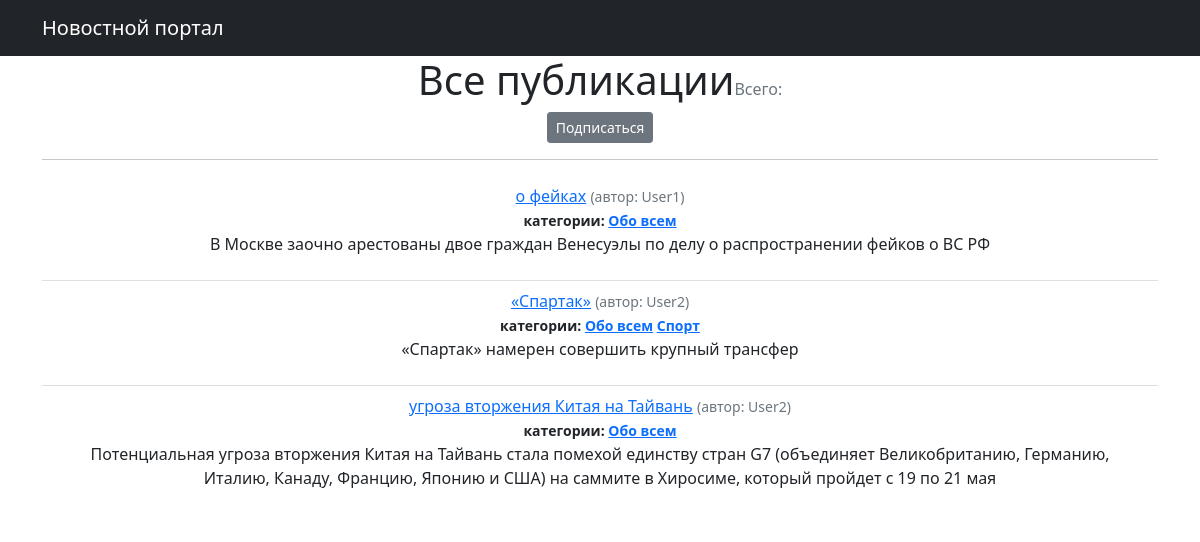
Screenshot of /news/categories/3 with the database file from the repository.
### news/models.py (models this page shows, shortened)
class Post(models.Model):
    news = 'news'
    articles = 'articles'
    CHOICES = [
        (news, 'Новости'),
        (articles, 'Статьи')]
    author = models.ForeignKey(Author, on_delete=models.PROTECT)
    title = models.CharField(max_length=100)
    text = models.TextField()
    choice = models.CharField(max_length=10, choices=CHOICES, default=articles)
    posting_time = models.DateTimeField(null=True)
    category = models.ManyToManyField(Category, through='PostCategory')
    post_rating = models.IntegerField(default=0)
    @property
    def rating_post(self):  # Определяем рейтинг  публикации
        return self.post_rating

class Author(models.Model):
    user = models.OneToOneField(User, on_delete=models.CASCADE)
    rating = models.IntegerField(default=0, blank=True)
    @property
    def rating_author(self):
        return self.rating
    def __str__(self):
        return self.user.username

class Category(models.Model):
    category_name = models.CharField(max_length=100, unique=True)  # Название -- уникально
    subscribers = models.ManyToManyField(User, related_name='categories')
    def __str__(self):
        return self.category_name

### news/views.py (the view)
# urls.py: path('categories/<int:pk>', CategoryListView.as_view(), name='category_list'),
class CategoryListView(ListView):
    model = Post
    template_name = 'category_list.html'
    context_object_name = 'category_news_list'
    def get_queryset(self):
        self.category = get_object_or_404(Category, id = self.kwargs['pk'])
        queryset = Post.objects.filter(category = self.category).order_by('-posting_time')
        return queryset
    def get_context_data(self, **kwargs):
        context = super().get_context_data(**kwargs)
        context['is_not_subscriber'] = self.request.user not in self.category.subscribers.all()
        context['category'] = self.category
        return context

### templates/category_list.html (shortened to what this page needs)
{% extends 'flatpages/default.html' %}
{% load custom_filters %}
{% block content %}
<h1 class="text-center">Все публикации<span class="text-muted fs-6 fw-normal">Всего: {{ page_obj.paginator.count }}</span></h1>
    {% if is_not_subscriber %}
        <p class="text-center"><a href="{% url 'subscribe' category.id %}" class="btn btn-secondary btn-sm">Подписаться</a></p>
    {% endif %}
<hr>
<ul class = "list-group list-group-flush">
    {% for post in category_news_list %}
        <li class = "list-group-item">
            <a href="{% url 'post_detail' post.id %}">{{ post.title }}</a>
            <small class = "text-muted">(автор: {{ post.author }})</small><br>
            <small class = "fw-bold">категории:
                {% for category in post.category.all %}
                <a href="{% url 'category_list' category.id %}">{{ category }}</a>
                {% endfor %}
            </small>
            <p>{{ post.text | truncatechars:210 }}</p>
        </li>
    {% endfor %}
</ul>
{% endblock content %}

### templates/flatpages/default.html (shortened to what this page needs)
<!DOCTYPE html>
<html lang="en">
    <head>
        {% load static %}
        <link href="{% static 'css/styles.css' %}" rel="stylesheet" />
    </head>
    <body>
        <nav class="navbar navbar-expand-lg navbar-dark bg-dark static-top">
   <div class="container">
       <a class="navbar-brand" href="#">Новостной портал</a>
   </div>
</nav>
<div class="container">
   <div class="row">
       <div class="col-lg-12 text-center">
           {% block content %}
           {% endblock content %}
       </div>
   </div>
</div>
    </body>
</html>

### rows the page displays
Post: title "о фейках", author "User1", text "В Москве заочно арестованы двое граждан Венесуэлы по делу о распространении фейков о ВС РФ"
Category: category_name "Обо всем"
Post: title "«Спартак»", author "User2", text "«Спартак» намерен совершить крупный трансфер"
Category: category_name "Спорт"
Post: title "угроза вторжения Китая на Тайвань", author "User2", text "Потенциальная угроза вторжения Китая на Тайвань стала помехой единству стран G7 (объединяет Великобританию, Германию, Италию, Канаду, Францию, Японию и США) на саммите в Хиросиме, который пройдет с 19 по 21 мая"
